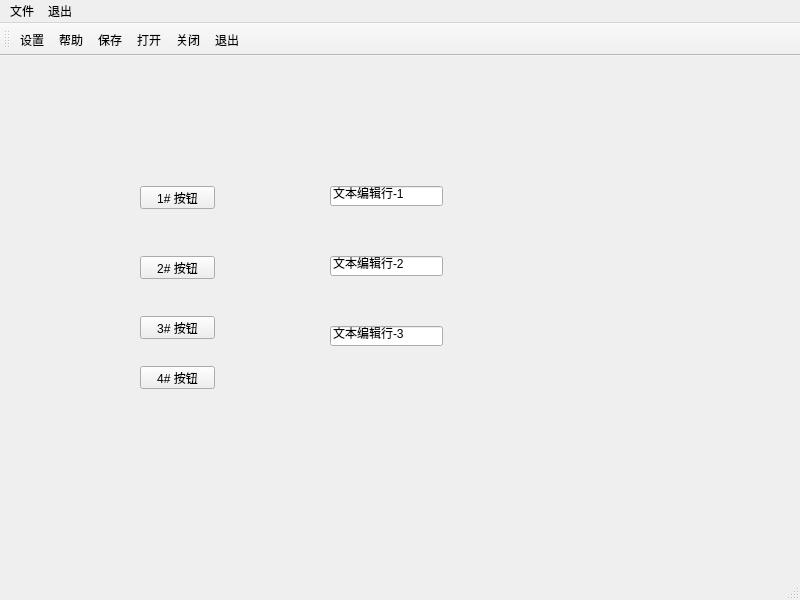
<?xml version="1.0" encoding="UTF-8"?>
<ui version="4.0">
 <class>MainWindow</class>
 <widget class="QMainWindow" name="MainWindow">
  <property name="geometry">
   <rect>
    <x>0</x>
    <y>0</y>
    <width>800</width>
    <height>600</height>
   </rect>
  </property>
  <property name="windowTitle">
   <string>数字图像处理</string>
  </property>
  <property name="windowIcon">
   <iconset>
    <normaloff>../image/youcans.png</normaloff>../image/youcans.png</iconset>
  </property>
  <widget class="QWidget" name="centralwidget">
   <widget class="QPushButton" name="pushButton_1">
    <property name="geometry">
     <rect>
      <x>140</x>
      <y>130</y>
      <width>75</width>
      <height>23</height>
     </rect>
    </property>
    <property name="text">
     <string>1# 按钮</string>
    </property>
   </widget>
   <widget class="QPushButton" name="pushButton_2">
    <property name="geometry">
     <rect>
      <x>140</x>
      <y>200</y>
      <width>75</width>
      <height>23</height>
     </rect>
    </property>
    <property name="text">
     <string>2# 按钮</string>
    </property>
    <property name="autoRepeatDelay">
     <number>300</number>
    </property>
   </widget>
   <widget class="QLineEdit" name="lineEdit_1">
    <property name="geometry">
     <rect>
      <x>330</x>
      <y>130</y>
      <width>113</width>
      <height>20</height>
     </rect>
    </property>
    <property name="text">
     <string>文本编辑行-1</string>
    </property>
   </widget>
   <widget class="QPushButton" name="pushButton_3">
    <property name="geometry">
     <rect>
      <x>140</x>
      <y>260</y>
      <width>75</width>
      <height>23</height>
     </rect>
    </property>
    <property name="text">
     <string>3# 按钮</string>
    </property>
   </widget>
   <widget class="QPushButton" name="pushButton_4">
    <property name="geometry">
     <rect>
      <x>140</x>
      <y>310</y>
      <width>75</width>
      <height>23</height>
     </rect>
    </property>
    <property name="text">
     <string>4# 按钮</string>
    </property>
   </widget>
   <widget class="QLineEdit" name="lineEdit_2">
    <property name="geometry">
     <rect>
      <x>330</x>
      <y>200</y>
      <width>113</width>
      <height>20</height>
     </rect>
    </property>
    <property name="text">
     <string>文本编辑行-2</string>
    </property>
   </widget>
   <widget class="QLineEdit" name="lineEdit_3">
    <property name="geometry">
     <rect>
      <x>330</x>
      <y>270</y>
      <width>113</width>
      <height>20</height>
     </rect>
    </property>
    <property name="text">
     <string>文本编辑行-3</string>
    </property>
   </widget>
  </widget>
  <widget class="QMenuBar" name="menubar">
   <property name="geometry">
    <rect>
     <x>0</x>
     <y>0</y>
     <width>800</width>
     <height>22</height>
    </rect>
   </property>
   <widget class="QMenu" name="menu">
    <property name="geometry">
     <rect>
      <x>242</x>
      <y>117</y>
      <width>114</width>
      <height>101</height>
     </rect>
    </property>
    <property name="title">
     <string>文件</string>
    </property>
    <addaction name="actionOpen"/>
    <addaction name="actionSave"/>
    <addaction name="actionClose"/>
   </widget>
   <widget class="QMenu" name="menumenuQuit">
    <property name="title">
     <string>退出</string>
    </property>
    <addaction name="actionQuit"/>
   </widget>
   <addaction name="menu"/>
   <addaction name="menumenuQuit"/>
  </widget>
  <widget class="QStatusBar" name="statusbar"/>
  <widget class="QToolBar" name="toolBar">
   <property name="windowTitle">
    <string>toolBar</string>
   </property>
   <attribute name="toolBarArea">
    <enum>TopToolBarArea</enum>
   </attribute>
   <attribute name="toolBarBreak">
    <bool>false</bool>
   </attribute>
   <addaction name="actionactionSetup"/>
   <addaction name="actionactionHelp"/>
   <addaction name="actionSave"/>
   <addaction name="actionOpen"/>
   <addaction name="actionClose"/>
   <addaction name="actionQuit"/>
  </widget>
  <action name="actionOpen">
   <property name="text">
    <string>打开</string>
   </property>
  </action>
  <action name="actionSave">
   <property name="text">
    <string>保存</string>
   </property>
  </action>
  <action name="actionClose">
   <property name="text">
    <string>关闭</string>
   </property>
  </action>
  <action name="actionQuit">
   <property name="text">
    <string>退出</string>
   </property>
  </action>
  <action name="actionactionSetup">
   <property name="text">
    <string>actionSetup</string>
   </property>
   <property name="iconText">
    <string>设置</string>
   </property>
   <property name="toolTip">
    <string>actionSetup</string>
   </property>
  </action>
  <action name="actionactionHelp">
   <property name="text">
    <string>actionHelp</string>
   </property>
   <property name="iconText">
    <string>帮助</string>
   </property>
  </action>
 </widget>
 <resources/>
 <connections>
  <connection>
   <sender>actionQuit</sender>
   <signal>triggered()</signal>
   <receiver>MainWindow</receiver>
   <slot>close()</slot>
   <hints>
    <hint type="sourcelabel">
     <x>-1</x>
     <y>-1</y>
    </hint>
    <hint type="destinationlabel">
     <x>399</x>
     <y>299</y>
    </hint>
   </hints>
  </connection>
 </connections>
</ui>
